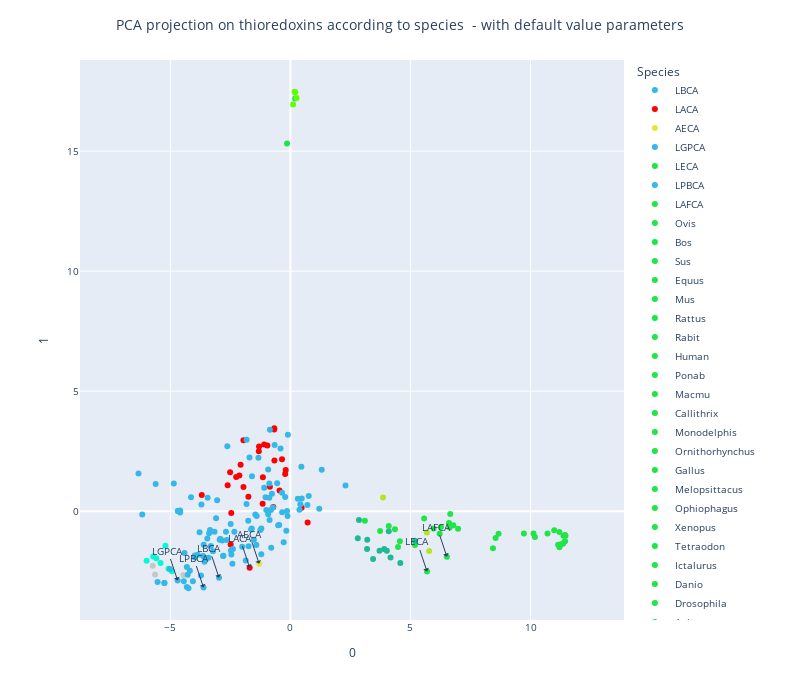

The notebook cell this image was saved under:
### Code cell
pca_trace= plot_embedding_interactive_bis(array_emb = X_PCA_c, df_annot = thioredoxin_color, 
                               show_text = True,
                               labels_name = "Species", 
                               #second_labels_name = "proteins_id", 
                               #labels_text = ['7', '8', '9', '12', '13', '15', '16', '19', '20', '21', '22', '23', '24', '25', '26'], # metazoa
                               #labels_text = ['49','50'], # amoebozoa
                               #labels_text = ['71', '72', '73', '74', '75'], # archaea halobacterial
                               #labels_text = ['27', '28', '29', '32', '33', '24'], # eukaryotic arthropoda
                               #labels_text = ['126', '127', '129', '130', '131', '168', '197'], # proteo-/actinobacteria
                               labels_text = ['LBCA', 'LACA', 'AECA', 'LGPCA', 'LECA', 'LPBCA', 'LAFCA'],
                               title = "PCA projection on thioredoxins according to species  - with default value parameters",
                               color_palette = trx_palette)
pca_trace.show()
